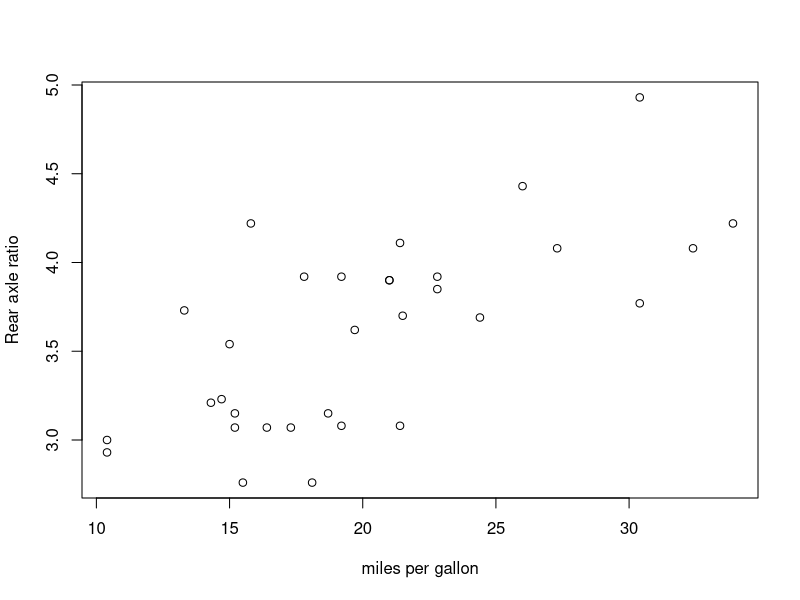
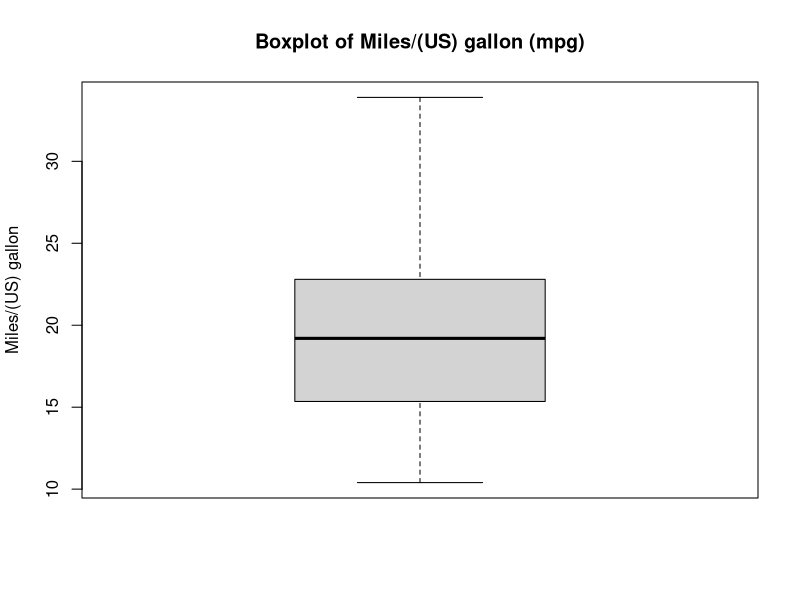

These figures' R source, in order:
data(mtcars)
plot(mtcars$mpg,mtcars$drat,xlab = "miles per gallon",ylab = "Rear axle ratio")
boxplot(mtcars$mpg, main = "Boxplot of Miles/(US) gallon (mpg)", ylab = "Miles/(US) gallon")

# # Create a histogram of the "mpg" variable
# hist(mtcars$mpg, main = "Histogram of Miles/(US) gallon (mpg)", xlab = "Miles/(US) gallon")



# # Create a barplot of car count by the number of gears
# barplot(table(mtcars$gear), main = "Barplot of Car Count by Number of Gears", xlab = "Number of Gears", ylab = "Count")

# hist(mtcars$mpg)
